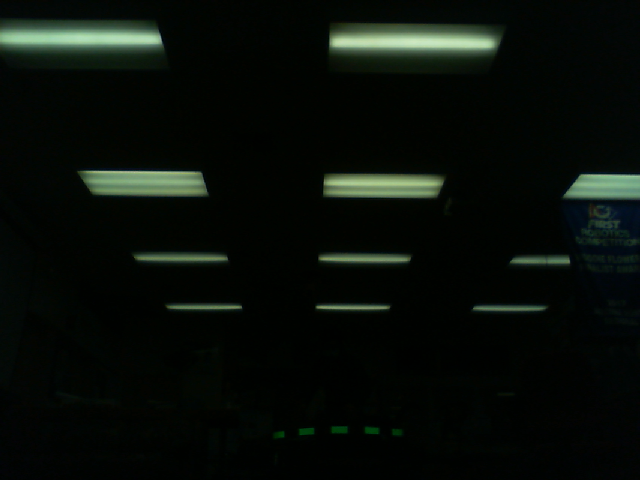
#> input picture 216_images/216_1.0.png, 640 x 480 px; its folder holds only this picture in this run
$ python ERROR_ANALYSIS_final.py
#> lines starting #> are read from the running program, lines starting #| are printed output that depends on the picture; after the words box and inside, x2 and y2 are one past the last pixel; in counts of white or black regions, pixels touching at a corner belong together; long printed decimals are rounded
# Evelyn's suggestions to test :/
# Go through all third-party functions and check that they return the same type/unit
# and also do the thing you think they do

# Measure angle from your test cases/images (take measurement to edge of hub as well and use trig)
# and get distance from there, should be the same, then use the computed angle from your test images
# and see if that is the same (if calculation is going wrong with angle or with distance)

# Go through each step and calculate by hand to see if you can yourself get an accurate distance on paper
# from pixel ratios

# Calibrate camera again and see if you get a different distortion matrix to see if that is ruining it
# or use Alina's matrix or a different camera, or a different computer though that reallyyyy shouldnt affect it


# Find bounding box of the hub (ring)
# Make sure you know the width and height of the bounding box
# Find the coordinates for a) the middle of the right side of the rectangle and b) the middle of the left side
# Use both sets of coordinates to calculate 2 rays
# Find the angle between the two rays
# Use half of the angle, the radius of the hub, and do trig to get distance to the center of the hub

import math
import imutils
import config
import numpy as np
import cv2
import glob


data = []
distances = []

theta = math.pi/8
r = config.tall_hub_radius
r=26.75


# 3d points in real world space
objpoints = np.array([[[r*math.cos(0), r*math.sin(0), 0]
, [r*math.cos(theta), r*math.sin(theta), 0]
, [r * math.cos(2 * theta), r * math.sin(2 * theta), 0]
,[r * math.cos(3 * theta), r * math.sin(3 * theta), 0]
]], np.float32)


images = glob.glob('/Users/ipsita/PycharmProjects/GRTVision 2021-2022/Ipsita_vision/216_images/*.png')

i = 0

for fname in images:
    i += 1
    frame = cv2.imread(fname)
#> frame is the input picture: shape (480, 640, 3); mean B, G, R 8.9, 13.9, 8.5
    h, w, _ = frame.shape
#> h = 480; w = 640
    cam_x = int((w / 2) - 0.5)
#> cam_x = 319
    cam_y = int((h / 2) - 0.5)
#> cam_y = 239
    cam_center = (cam_x, cam_y)
#> cam_center = (319, 239)

    img = frame.copy()
    blur = cv2.blur(img, (4, 4))

    hsv = cv2.cvtColor(blur, cv2.COLOR_BGR2HSV)
#> hsv: shape (480, 640, 3); mean H, S, V 62.3, 203.5, 14
    gray = cv2.cvtColor(hsv, cv2.COLOR_BGR2GRAY)
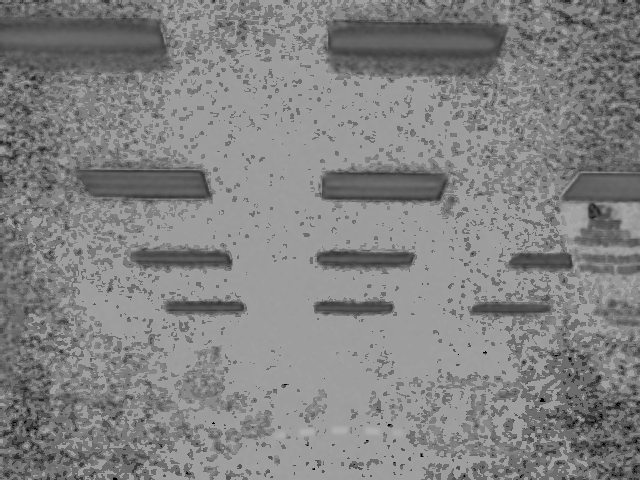
#> gray: shape (480, 640); min 0, max 177, mean 130.7

    # mask = cv2.inRange(hsv, lower_bound, upper_bound)
    mask = cv2.inRange(hsv, (0, 210, 23), (255, 255, 255))
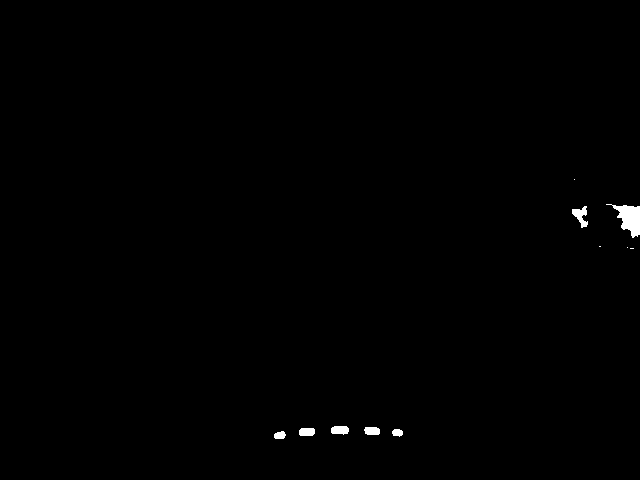
#> mask: shape (480, 640); 0.41% white; 11 white regions (4 under 20 px)
    result = cv2.bitwise_and(frame, frame, mask=mask)

    # find all lemon contours in mask
    contours = cv2.findContours(mask.copy(), cv2.RETR_EXTERNAL, cv2.CHAIN_APPROX_SIMPLE)
#> contours = 11 contours, 4 with area under 20; largest, box (x1, y1, x2, y2) and area: (606, 204, 640, 238) 500, (572, 206, 588, 228) 146, (331, 426, 349, 435) 113, (299, 428, 315, 436) 100, (364, 427, 380, 435) 95, (274, 431, 286, 439) 61, (392, 429, 403, 437) 54
    contours = imutils.grab_contours(contours)

    numContours = 0
    output = []

    # 2d points in real world space
    #imagepoints = []
    imagepoints = []


    # sort by x-coordinate of a countour (to get left-most to right-most)
    # when using the draw rectangle thing use the center coordinates of the right-most and left-most tape contours

    # function that will ultimately help return the x-coordinate of a contour later
    def leftToRight(array):
        return array[1]

    def leftToRight2(array):
        return array[0]

    if len(contours) != 0:
        for c in contours:
            M = cv2.moments(c)
            if M["m00"] != 0:
                cx = int(M["m10"] / M["m00"])  # (testing)
                cy = int(M["m01"] / M["m00"])
            else:
                cx, cy = 0, 0
            center = [cx, cy]
            output.append([c, cx, cy, center])
            imagepoints.append(center)
#> this loop made 11 passes
#> (c, cx, cy) on passes 6, 7, 8, 11: ([[630, 248], [633, 248]], 0, 0), ([[627, 247]], 0, 0), ([[599, 246], [600, 246]], 0, 0), ([[574, 179]], 0, 0)
#> (cx, cy) on passes 1, 2, 3, 4, 5, 9: (279, 434), (397, 432), (306, 431), (371, 430), (339, 429), (580, 215)
#> after the loop, imagepoints = [[279, 434], [397, 432], [306, 431], [371, 430], [339, 429], [0, 0], [0, 0], [0, 0], [580, 215], [629, 218], [0, 0]]; output = 11 items


        output.sort(key=lambda x: x[1])
        imagepoints.sort(key=lambda x: x[0])
        if len(imagepoints) > 4:
            imagepoints = imagepoints[len(imagepoints)-4:len(imagepoints)]
#> imagepoints = [[371, 430], [397, 432], [580, 215], [629, 218]]
        if len(output) > 4:
            output = output[len(output)-4:len(output)]
#> output = 4 items


        for o in output:
            x, y, w, h = cv2.boundingRect(o[0])
            cv2.rectangle(frame, (x, y), (x + w, y + h), (0, 255, 0), 2)
#> this loop made 4 passes
#> (x, y, w, h) on passes 1 to 4: (364, 427, 16, 8), (392, 429, 11, 8), (572, 206, 16, 22), (606, 204, 34, 34)
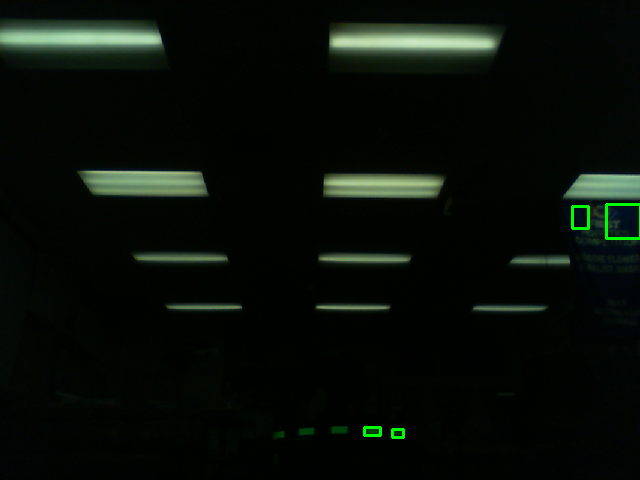
#> frame: shape (480, 640, 3); 0.26% of pixels changed, all inside (x1, y1, x2, y2) = (363, 203, 640, 439)


        imagepoints = np.array([imagepoints], np.float32)

        # print(imagepoints)
        # print(objpoints)

        # objectp23d should be array (1, number_of_points, 3). Ex:objectp3d = np.zeros((1, 4, 3), np.float32)
        # imagepoints should be array (1, number_of_points, 2). Ex. objectp3d = np.zeros((1, 4, 2), np.float32)
        # ---

        # Calibrate in real time
        retval, rvecs, tvecs = cv2.solveP3P(objectPoints=objpoints, imagePoints=imagepoints, cameraMatrix=config.newcameramtx, distCoeffs=None, flags=cv2.SOLVEPNP_P3P)
#> retval = 1; rvecs = ([-0.876, -1.8, 1.35],); tvecs = ([8.54, -24.51, 32.44],)
        # print(rvecs)
        # print("tvecs: " + str(tvecs))
        # rvec to rotation matrix by axisangle to 3 by 3
        rmatrix, _ = cv2.Rodrigues(np.array([rvecs[0][0][0],rvecs[0][1][0], rvecs[0][2][0]], np.float32))
#> rmatrix = [[-0.515, 0.1, -0.851], [0.845, 0.225, -0.485], [0.143, -0.969, -0.201]]
        transposed = rmatrix.T
#> transposed = [[-0.515, 0.845, 0.143], [0.1, 0.225, -0.969], [-0.851, -0.485, -0.201]]
        tmatrix = np.array([tvecs[0][0][0],tvecs[0][1][0], tvecs[0][2][0]], np.float32).reshape(3,1)
#> tmatrix = [8.54, -24.51, 32.44]
        real_cam_center = np.matmul(-transposed, tmatrix)
#> real_cam_center = [20.47, 36.1, 1.91]

        print("real_cam_center: ", real_cam_center)
#| real_cam_center:  [[20.475 ]
#|  [36.0963   ]
#|  [ 1.906]]
        distances.append(real_cam_center[1][0])

        # # find the bounding rectangles for the leftmost and rightmost reflective tape contours
        # leftmost_info = output[0]
        # leftmost_contour = leftmost_info[0]
        #
        # rightmost_info = output[-1]
        # rightmost_contour = rightmost_info[0]
        #
        # xl, yl, wl, hl = cv2.boundingRect(leftmost_contour)
        # xr, yr, wr, hr = cv2.boundingRect(rightmost_contour)
        #
        # # ---------------------------------------------------------------------------------------
        # # |                                                                                     |
        # # P1                                                                                   P2
        # # |                                                                                     |
        # # ---------------------------------------------------------------------------------------
        #
        # # find the rays from the camera center to P1 and P2, which are points on the hub outline
        # r1 = config.inverse_mat.dot([xl, yl + (hl / 2), 1.0])
        # r2 = config.inverse_mat.dot([xr + wr, yr + (hr / 2), 1.0])
        # print(xl)
        # print(yl + (hl / 2))
        # print(xr + wr)
        # print(yr + (hr / 2))
        #
        # # Use dot product to find the angle between the two rays
        # cos_angle = (r1.dot(r2) / (np.linalg.norm(r1) * np.linalg.norm(r2)))
        # print(i)
        # print("angle: " + str(cos_angle))
        # angle_radians = math.acos(cos_angle)
        # print("angle2: " + str(angle_radians))
        #
        # # Find the distance to the target. This calculation is dependent upon the assumption that the angles and
        # # distance are on a plane that is parallel to the top of the hub; we have not yet considered height
        # #frontal_dist_to_target = config.tall_hub_radius / math.tan(cos_angle / 2)
        # frontal_dist_to_target = config.tall_hub_radius / math.sin(cos_angle / 2)
        #
        # # Using pythagorean thm to find the linear, straight-line distance to target
        # linear_dist_to_target = math.sqrt((frontal_dist_to_target * frontal_dist_to_target)
        #                                   + (config.tall_hub_height * config.tall_hub_height))
        #
        # # linear_dist_to_target = frontal_dist_to_target
        #
        # data.append(linear_dist_to_target)
        # print("linear distance to target: " + str(linear_dist_to_target))

        # draw the 'human' left-most contour (in green)
        # cv2.rectangle(frame, (xl, yl), (xl + wl, yl + hl), (0, 255, 0), 2)
        # # draw the 'human' right-most contour (in green)
        # cv2.rectangle(frame, (xr, yr), (xr + wr, yr + hr), (0, 255, 0), 2)
        # # draw the 'human' whole hub contour (in green)
        # cv2.rectangle(frame, (xl, yl), (xr + wr, yr + hr), (0, 255, 0), 2)
        #
        # # draw the centers of the leftmost and rightmost contours
        # cv2.circle(frame, leftmost_info[3], 2, (0, 255, 0), -1)
        # cv2.circle(frame, rightmost_info[3], 2, (0, 255, 0), -1)
        cv2.circle(frame, cam_center, 2, (0, 255, 0), -1)
#> frame: shape (480, 640, 3); under 0.01% of pixels changed, all inside (x1, y1, x2, y2) = (317, 237, 322, 242)
        # cv2.circle(frame, (int(xl), int(yl + (hl / 2))), 3, (0, 255, 0), -1)
        # cv2.circle(frame, (int(xr + wr), int(yr + (hr / 2))), 3, (0, 255, 0), -1)
        cv2.imshow('Original', frame)
        cv2.imshow('Mask', mask)
        key = cv2.waitKey(100)
#> (key Esc is pressed here)
        if key == 27:
            break

# print("109 images: " + str(data))
# print("96 inches to center; mean: " + str(np.mean(config.new_seventy_images_filtered)) + ", SD: " + str((np.std(config.new_seventy_images_filtered))) + ", Variance: "
#                                                                       +  str(np.var(config.new_seventy_images_filtered)))
# print("116 inches to center; mean: " + str(np.mean(config.new_ninety_filtered)) + ", SD: " + str((np.std(config.new_ninety_filtered))) + ", Variance: "
#                                                                       +  str(np.var(config.new_ninety_filtered)))
# print("135 inches to center; mean: " + str(np.mean(config.new_onehundrednine_filtered)) + ", SD: " + str((np.std(config.new_onehundrednine_filtered))) + ", Variance: "
#                                                                       +  str(np.var(config.new_onehundrednine_filtered)))
#

print("__ inches to center; mean: " + str(np.mean(distances)) + ", SD: " + str((np.std(distances))) + ", Variance: "
                                                                       +  str(np.var(distances)))
#| __ inches to center; mean: 36.0963, SD: 0.0, Variance: 0.0
